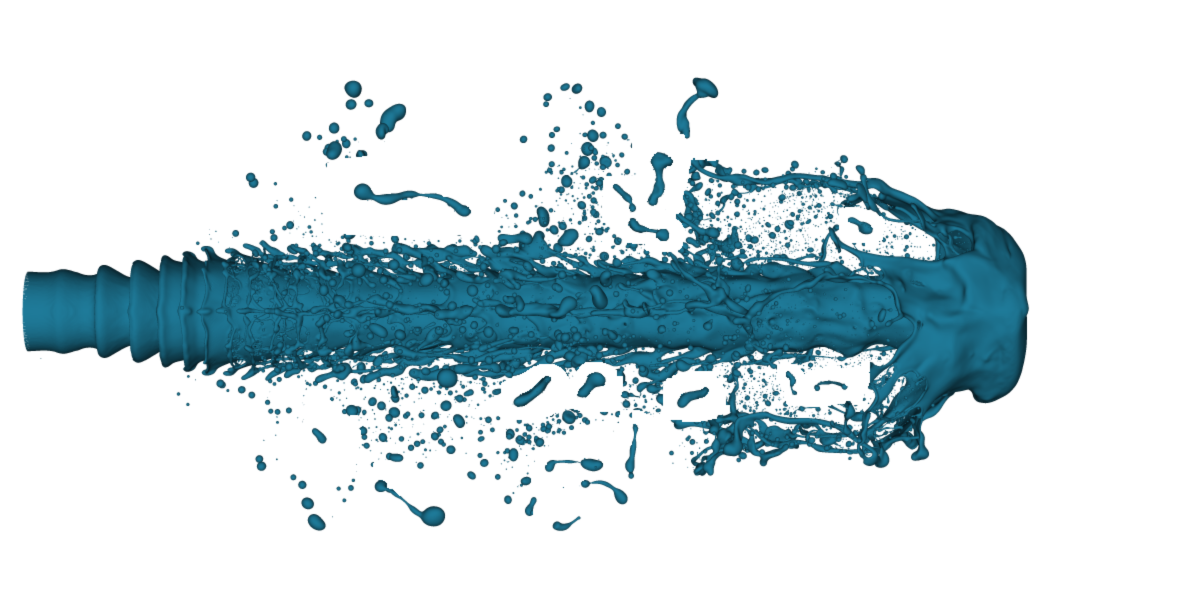
#> input picture spray/train/img-0.5/img_rgb_b_0.png, 1200 x 600 px, found by its file name
$ python crop_droplet_main.py
#> lines starting #> are read from the running program, lines starting #| are printed output that depends on the picture
### utility/crop_droplet_utils.py
from PIL import Image

def crop_image_pillow(image_path, left, upper, right, lower, output_path):
    """
    Crops an image using Pillow based on specified coordinates.

    Args:
        image_path (str): Path to the input image.
        left (int): X-coordinate of the upper-left corner.
        upper (int): Y-coordinate of the upper-left corner.
        right (int): X-coordinate of the lower-right corner (exclusive).
        lower (int): Y-coordinate of the lower-right corner (exclusive).
        output_path (str): Path to save the cropped image.
    """
#> called with image_path = 'data/spray/train/img-0.5/img_rgb_b_0.png', left = 400, upper = 383, right = 454, lower = 419, output_path = 'output/crop_blur.png'
    try:
        # Open the image
        img = Image.open(image_path)
#> img is the input picture: PIL image 1200x600 RGB; mean R, G, B 205.4, 220.3, 225.3
        print(f"Original image size: {img.size}")
#| Original image size: (1200, 600)

        # Define the cropping box
        crop_box = (left, upper, right, lower)
        print(f"Cropping box: {crop_box}")

        # Perform the crop
        cropped_img = img.crop(crop_box)
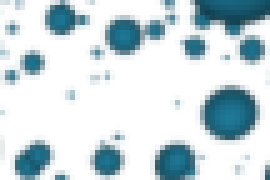
#> cropped_img: PIL image 54x36 RGB (shown 5 times larger); mean R, G, B 201.2, 216.1, 221.1
        print(f"Cropped image size: {cropped_img.size}")
#| Cropped image size: (54, 36)

        # Save the cropped image
        cropped_img.save(output_path)
        print(f"Image successfully cropped and saved to {output_path}")

    except FileNotFoundError:
        print(f"Error: Image not found at {image_path}")
    except Exception as e:
        print(f"An error occurred: {e}")

### utility/crop_droplet_main.py
from crop_droplet_utils import crop_image_pillow

left=400
upper=383
right=left+54
lower=upper+36
crop_image_pillow(image_path="data/spray/train/img-0.5/img_rgb_b_0.png",
                  left=left,
                  upper=upper,
                  right=right,
                  lower=lower,
                  output_path="output/crop_blur.png")


i = "A"
i = "B"

'''  1 '''

left=262
upper=398
right=left+25
lower=upper+28
crop_image_pillow(image_path="data/spray/test/f_01340.png",
                  left=left,
                  upper=upper,
                  right=right,
                  lower=lower,
                  output_path=f"output/conv_feature_map/spray/1.png")
#> call 2 of crop_image_pillow, with image_path = 'data/spray/test/f_01340.png', left = 262, upper = 398, right = 287, lower = 426, output_path = 'output/conv_feature_map/spray/1.png'
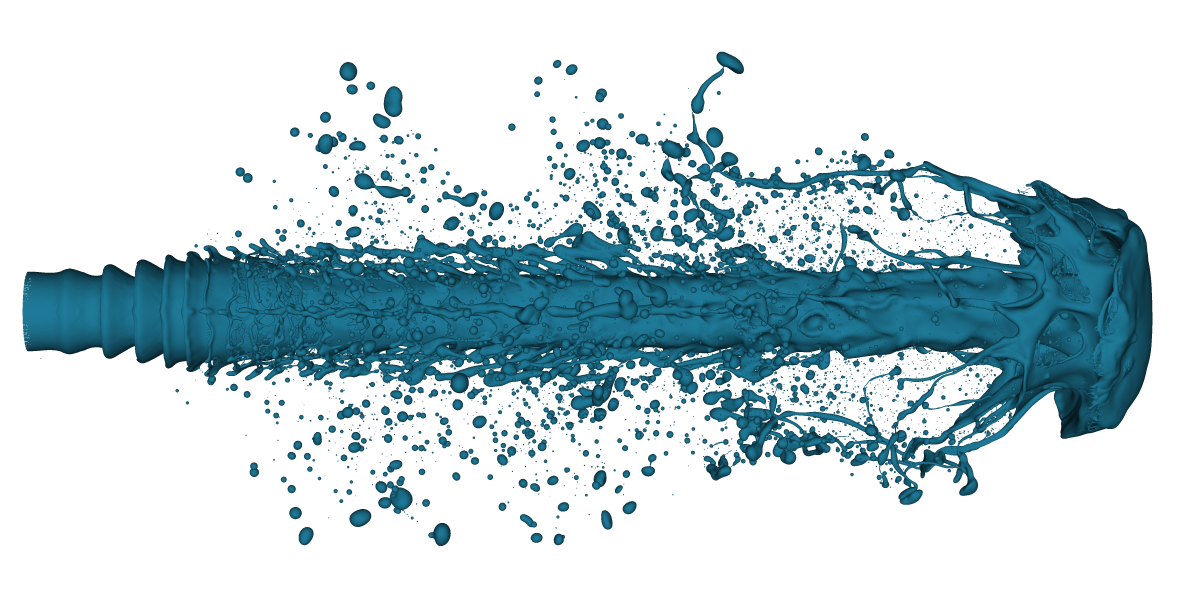
#> input picture spray/test/f_01340.png, 1200 x 600 px, found by its file name
#> in crop_image_pillow, img is the input picture: PIL image 1200x600 RGB; mean R, G, B 194.9, 212.7, 218.7
#| Original image size: (1200, 600)
#> in crop_image_pillow (call 2), `cropped_img = img.crop(crop_box)`:
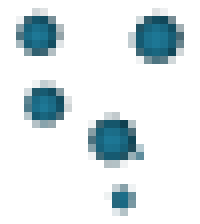
#> cropped_img: PIL image 25x28 RGB (shown 8 times larger); mean R, G, B 221.1, 230.6, 233.8
#| Cropped image size: (25, 28)

left=320
upper=490
right=left+40
lower=upper+40
for n in range(1, 7):
    crop_image_pillow(image_path=f"output/conv_feature_map/spray-proposed{i}/f_01340/hot/{n}.png",
                      left=left,
                      upper=upper,
                      right=right,
                      lower=lower,
                      output_path=f"output/conv_feature_map/spray/{i}-1-{n}.png")

for n in range(7, 11):
    crop_image_pillow(image_path=f"output/conv_feature_map/spray-proposed{i}/f_01340/hot/{n}.png",
                      left=left,
                      upper=upper,
                      right=right,
                      lower=lower,
                      output_path=f"output/conv_feature_map/spray/{i}-1-{n}.png")
# output A
left=325
#> left = 325
upper=493
right=left+30
#> right = 355
lower=upper+35
crop_image_pillow(image_path="output/predicted/A-f_01340.png",
                  left=left,
                  upper=upper,
                  right=right,
                  lower=lower,
                  output_path=f"output/conv_feature_map/spray/A-1-out.png")
# output B
left=306
#> left = 306
upper=462
right=left+27
#> right = 333
lower=upper+33
crop_image_pillow(image_path="output/predicted/B-f_01340.png",
                  left=left,
                  upper=upper,
                  right=right,
                  lower=lower,
                  output_path=f"output/conv_feature_map/spray/B-1-out.png")

''' 2 '''

left=379
#> left = 379
upper=404
right=left+32
#> right = 411
lower=upper+41
crop_image_pillow(image_path="data/spray/test/f_01340.png",
                  left=left,
                  upper=upper,
                  right=right,
                  lower=lower,
                  output_path=f"output/conv_feature_map/spray/2.png")
#| Original image size: (1200, 600)
#> in crop_image_pillow (call 15), `crop_box = (left, upper, right, lower)`: crop_box = (379, 404, 411, 445)
#| Cropping box: (379, 404, 411, 445)
#> in crop_image_pillow (call 15), `cropped_img = img.crop(crop_box)`:
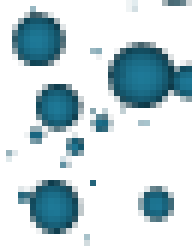
#> cropped_img: PIL image 32x41 RGB (shown 6 times larger); mean R, G, B 197, 213.4, 218.9
#| Cropped image size: (32, 41)

left=472
upper=500
right=left+38
lower=upper+50
for n in range(1, 7):
    crop_image_pillow(image_path=f"output/conv_feature_map/spray-proposed{i}/f_01340/hot/{n}.png",
                      left=left,
                      upper=upper,
                      right=right,
                      lower=lower,
                      output_path=f"output/conv_feature_map/spray/{i}-2-{n}.png")
for n in range(7, 11):
    crop_image_pillow(image_path=f"output/conv_feature_map/spray-proposed{i}/f_01340/hot/{n}.png",
                      left=left,
                      upper=upper,
                      right=right,
                      lower=lower,
                      output_path=f"output/conv_feature_map/spray/{i}-2-{n}.png")
# output
left=470
#> left = 470
upper=502
right=left+39
#> right = 509
lower=upper+49
crop_image_pillow(image_path="output/predicted/A-f_01340.png",
                  left=left,
                  upper=upper,
                  right=right,
                  lower=lower,
                  output_path=f"output/conv_feature_map/spray/A-2-out.png")
left=441
#> left = 441
upper=470
right=left+36
#> right = 477
lower=upper+48
crop_image_pillow(image_path="output/predicted/B-f_01340.png",
                  left=left,
                  upper=upper,
                  right=right,
                  lower=lower,
                  output_path=f"output/conv_feature_map/spray/B-2-out.png")

''' 3 '''

left=488
#> left = 488
upper=419
right=left+22
#> right = 510
lower=upper+34
crop_image_pillow(image_path="data/spray/test/f_01340.png",
                  left=left,
                  upper=upper,
                  right=right,
                  lower=lower,
                  output_path=f"output/conv_feature_map/spray/3.png")
#| Original image size: (1200, 600)
#> in crop_image_pillow (call 28), `crop_box = (left, upper, right, lower)`: crop_box = (488, 419, 510, 453)
#| Cropping box: (488, 419, 510, 453)
#> in crop_image_pillow (call 28), `cropped_img = img.crop(crop_box)`:
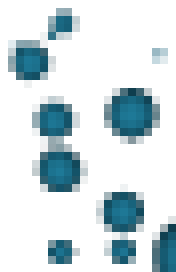
#> cropped_img: PIL image 22x34 RGB (shown 8 times larger); mean R, G, B 207, 220.5, 225
#| Cropped image size: (22, 34)

left=605
upper=517
right=left+28
lower=upper+45
for n in range(1, 7):
    crop_image_pillow(image_path=f"output/conv_feature_map/spray-proposed{i}/f_01340/hot/{n}.png",
                      left=left,
                      upper=upper,
                      right=right,
                      lower=lower,
                      output_path=f"output/conv_feature_map/spray/{i}-3-{n}.png")
for n in range(7, 11):
    crop_image_pillow(image_path=f"output/conv_feature_map/spray-proposed{i}/f_01340/hot/{n}.png",
                      left=left,
                      upper=upper,
                      right=right,
                      lower=lower,
                      output_path=f"output/conv_feature_map/spray/{i}-3-{n}.png")
# output
left=605
#> left = 605
upper=518
right=left+26
#> right = 631
lower=upper+44
crop_image_pillow(image_path="output/predicted/A-f_01340.png",
                  left=left,
                  upper=upper,
                  right=right,
                  lower=lower,
                  output_path=f"output/conv_feature_map/spray/A-3-out.png")
left=567
#> left = 567
upper=487
right=left+25
#> right = 592
lower=upper+39
crop_image_pillow(image_path="output/predicted/B-f_01340.png",
                  left=left,
                  upper=upper,
                  right=right,
                  lower=lower,
                  output_path=f"output/conv_feature_map/spray/B-3-out.png")

''' 4 '''

left=295
#> left = 295
upper=217
right=left+22
#> right = 317
lower=upper+23
crop_image_pillow(image_path="data/spray/test/f_01340.png",
                  left=left,
                  upper=upper,
                  right=right,
                  lower=lower,
                  output_path=f"output/conv_feature_map/spray/4.png")
# mid
left=364
#> left = 364
upper=268
right=left+30
#> right = 394
lower=upper+30
for n in range(5, 7):
    crop_image_pillow(image_path=f"output/conv_feature_map/spray-proposed{i}/f_01340/hot/{n}.png",
                      left=left,
                      upper=upper,
                      right=right,
                      lower=lower,
                      output_path=f"output/conv_feature_map/spray/{i}-4-{n}.png")
for n in range(7, 11):
    crop_image_pillow(image_path=f"output/conv_feature_map/spray-proposed{i}/f_01340/hot/{n}.png",
                      left=left,
                      upper=upper,
                      right=right,
                      lower=lower,
                      output_path=f"output/conv_feature_map/spray/{i}-4-{n}.png")
# output
left=366
#> left = 366
upper=270
right=left+27
#> right = 393
lower=upper+25
crop_image_pillow(image_path="output/predicted/A-f_01340.png",
                  left=left,
                  upper=upper,
                  right=right,
                  lower=lower,
                  output_path=f"output/conv_feature_map/spray/A-4-out.png")
left=343
#> left = 343
upper=252
right=left+25
#> right = 368
lower=upper+24
crop_image_pillow(image_path="output/predicted/B-f_01340.png",
                  left=left,
                  upper=upper,
                  right=right,
                  lower=lower,
                  output_path=f"output/conv_feature_map/spray/B-4-out.png")

''' 5 '''

left=369
#> left = 369
upper=232
right=left+21
#> right = 390
lower=upper+14
crop_image_pillow(image_path="data/spray/test/f_01340.png",
                  left=left,
                  upper=upper,
                  right=right,
                  lower=lower,
                  output_path=f"output/conv_feature_map/spray/5.png")
# mid
left=458
#> left = 458
upper=286
right=left+27
#> right = 485
lower=upper+19
for n in range(1, 7):
    crop_image_pillow(image_path=f"output/conv_feature_map/spray-proposed{i}/f_01340/hot/{n}.png",
                      left=left,
                      upper=upper,
                      right=right,
                      lower=lower,
                      output_path=f"output/conv_feature_map/spray/{i}-5-{n}.png")
for n in range(7, 11):
    crop_image_pillow(image_path=f"output/conv_feature_map/spray-proposed{i}/f_01340/hot/{n}.png",
                      left=left,
                      upper=upper,
                      right=right,
                      lower=lower,
                      output_path=f"output/conv_feature_map/spray/{i}-5-{n}.png")
# output
left=458
upper=290
right=left+24
#> right = 482
lower=upper+14
crop_image_pillow(image_path="output/predicted/A-f_01340.png",
                  left=left,
                  upper=upper,
                  right=right,
                  lower=lower,
                  output_path=f"output/conv_feature_map/spray/A-5-out.png")
left=430
#> left = 430
upper=270
right=left+22
#> right = 452
lower=upper+15
crop_image_pillow(image_path="output/predicted/B-f_01340.png",
                  left=left,
                  upper=upper,
                  right=right,
                  lower=lower,
                  output_path=f"output/conv_feature_map/spray/B-5-out.png")

''' 6 '''

left=582
#> left = 582
upper=115
right=left+31
#> right = 613
lower=upper+16
crop_image_pillow(image_path="data/spray/test/f_01340.png",
                  left=left,
                  upper=upper,
                  right=right,
                  lower=lower,
                  output_path=f"output/conv_feature_map/spray/6.png")
# mid
left=722
#> left = 722
upper=142
right=left+40
#> right = 762
lower=upper+20
for n in range(1, 7):
    crop_image_pillow(image_path=f"output/conv_feature_map/spray-proposed{i}/f_01340/hot/{n}.png",
                      left=left,
                      upper=upper,
                      right=right,
                      lower=lower,
                      output_path=f"output/conv_feature_map/spray/{i}-6-{n}.png")
for n in range(7, 11):
    crop_image_pillow(image_path=f"output/conv_feature_map/spray-proposed{i}/f_01340/hot/{n}.png",
                      left=left,
                      upper=upper,
                      right=right,
                      lower=lower,
                      output_path=f"output/conv_feature_map/spray/{i}-6-{n}.png")
# output
left=723
#> left = 723
upper=144
right=left+37
#> right = 760
lower=upper+18
crop_image_pillow(image_path="output/predicted/A-f_01340.png",
                  left=left,
                  upper=upper,
                  right=right,
                  lower=lower,
                  output_path=f"output/conv_feature_map/spray/A-6-out.png")
left=679
#> left = 679
upper=135
right=left+34
#> right = 713
lower=upper+16
crop_image_pillow(image_path="output/predicted/B-f_01340.png",
                  left=left,
                  upper=upper,
                  right=right,
                  lower=lower,
                  output_path=f"output/conv_feature_map/spray/B-6-out.png")

''' 7 '''

left=642
#> left = 642
upper=398
right=left+24
#> right = 666
lower=upper+20
crop_image_pillow(image_path="data/spray/test/f_01340.png",
                  left=left,
                  upper=upper,
                  right=right,
                  lower=lower,
                  output_path=f"output/conv_feature_map/spray/7.png")
# mid
left=797
#> left = 797
upper=492
right=left+30
#> right = 827
lower=upper+26
for n in range(1, 7):
    crop_image_pillow(image_path=f"output/conv_feature_map/spray-proposed{i}/f_01340/hot/{n}.png",
                      left=left,
                      upper=upper,
                      right=right,
                      lower=lower,
                      output_path=f"output/conv_feature_map/spray/{i}-7-{n}.png")
for n in range(7, 11):
    crop_image_pillow(image_path=f"output/conv_feature_map/spray-proposed{i}/f_01340/hot/{n}.png",
                      left=left,
                      upper=upper,
                      right=right,
                      lower=lower,
                      output_path=f"output/conv_feature_map/spray/{i}-7-{n}.png")
# output
left=797
upper=494
right=left+28
#> right = 825
lower=upper+24
crop_image_pillow(image_path="output/predicted/A-f_01340.png",
                  left=left,
                  upper=upper,
                  right=right,
                  lower=lower,
                  output_path=f"output/conv_feature_map/spray/A-7-out.png")
left=747
#> left = 747
upper=463
right=left+26
#> right = 773
lower=upper+22
crop_image_pillow(image_path="output/predicted/B-f_01340.png",
                  left=left,
                  upper=upper,
                  right=right,
                  lower=lower,
                  output_path=f"output/conv_feature_map/spray/B-7-out.png")

''' 8 '''

left=433
#> left = 433
upper=410
right=left+21
#> right = 454
lower=upper+28
crop_image_pillow(image_path="data/spray/test/f_01340.png",
                  left=left,
                  upper=upper,
                  right=right,
                  lower=lower,
                  output_path=f"output/conv_feature_map/spray/8.png")
# mid
left=537
#> left = 537
upper=508
right=left+27
#> right = 564
lower=upper+35
for n in range(1, 7):
    crop_image_pillow(image_path=f"output/conv_feature_map/spray-proposed{i}/f_01340/hot/{n}.png",
                      left=left,
                      upper=upper,
                      right=right,
                      lower=lower,
                      output_path=f"output/conv_feature_map/spray/{i}-8-{n}.png")
for n in range(7, 11):
    crop_image_pillow(image_path=f"output/conv_feature_map/spray-proposed{i}/f_01340/hot/{n}.png",
                      left=left,
                      upper=upper,
                      right=right,
                      lower=lower,
                      output_path=f"output/conv_feature_map/spray/{i}-8-{n}.png")
# output
left=538
#> left = 538
upper=511
right=left+24
#> right = 562
lower=upper+32
crop_image_pillow(image_path="output/predicted/A-f_01340.png",
                  left=left,
                  upper=upper,
                  right=right,
                  lower=lower,
                  output_path=f"output/conv_feature_map/spray/A-8-out.png")
left=505
#> left = 505
upper=478
right=left+22
#> right = 527
lower=upper+30
crop_image_pillow(image_path="output/predicted/B-f_01340.png",
                  left=left,
                  upper=upper,
                  right=right,
                  lower=lower,
                  output_path=f"output/conv_feature_map/spray/B-8-out.png")


''' spray - crop single droplet for edge quantification '''

crop_image_pillow(image_path=f"output/conv_feature_map/spray-proposed{i}/f_01340/gray/1.png",
                  left=418.5,
                  upper=73,
                  right=445.5,
                  lower=102.5,
                  output_path=f"output/conv_feature_map/spray/1-{i}.png")

crop_image_pillow(image_path=f"output/conv_feature_map/spray-proposed{i}/f_01340/gray/1.png",
                  left=368,
                  upper=651,
                  right=392,
                  lower=679,
                  output_path=f"output/conv_feature_map/spray/2-{i}.png")

crop_image_pillow(image_path=f"output/conv_feature_map/spray-proposed{i}/f_01340/gray/1.png",
                  left=521,
                  upper=616,
                  right=536,
                  lower=631,
                  output_path=f"output/conv_feature_map/spray/3-{i}.png")

crop_image_pillow(image_path=f"output/conv_feature_map/spray-proposed{i}/f_01340/gray/1.png",
                  left=770,
                  upper=619,
                  right=792,
                  lower=640,
                  output_path=f"output/conv_feature_map/spray/4-{i}.png")

crop_image_pillow(image_path=f"output/conv_feature_map/spray-proposed{i}/f_01340/gray/1.png",
                  left=700,
                  upper=77,
                  right=718,
                  lower=94,
                  output_path=f"output/conv_feature_map/spray/5-{i}.png")

crop_image_pillow(image_path=f"output/conv_feature_map/spray-proposed{i}/f_01340/gray/1.png",
                  left=1064,
                  upper=161,
                  right=1080,
                  lower=176,
                  output_path=f"output/conv_feature_map/spray/6-{i}.png")

''' wood '''

i = "A"
#> i = 'A'
i = "B"

crop_image_pillow(image_path=f"output/conv_feature_map/wood-proposedB/5490/1-{i}.png",
                  left=42,
                  upper=107,
                  right=92,
                  lower=157,
                  output_path=f"output/conv_feature_map/wood/1-{i}.png")

crop_image_pillow(image_path=f"output/conv_feature_map/wood-proposedB/5490/1-{i}.png",
                  left=24,
                  upper=709,
                  right=70,
                  lower=763,
                  output_path=f"output/conv_feature_map/wood/2-{i}.png")

crop_image_pillow(image_path=f"output/conv_feature_map/wood-proposedB/5490/1-{i}.png",
                  left=19,
                  upper=950,
                  right=59,
                  lower=990,
                  output_path=f"output/conv_feature_map/wood/3-{i}.png")

crop_image_pillow(image_path=f"output/conv_feature_map/wood-proposedB/5490/1-{i}.png",
                  left=140,
                  upper=1000,
                  right=195,
                  lower=1060,
                  output_path=f"output/conv_feature_map/wood/4-{i}.png")

crop_image_pillow(image_path=f"output/conv_feature_map/wood-proposedB/5490/1-{i}.png",
                  left=511,
                  upper=1042,
                  right=554,
                  lower=1096,
                  output_path=f"output/conv_feature_map/wood/5-{i}.png")

crop_image_pillow(image_path=f"output/conv_feature_map/wood-proposedB/5490/1-{i}.png",
                  left=192,
                  upper=130,
                  right=236,
                  lower=174,
                  output_path=f"output/conv_feature_map/wood/6-{i}.png")
